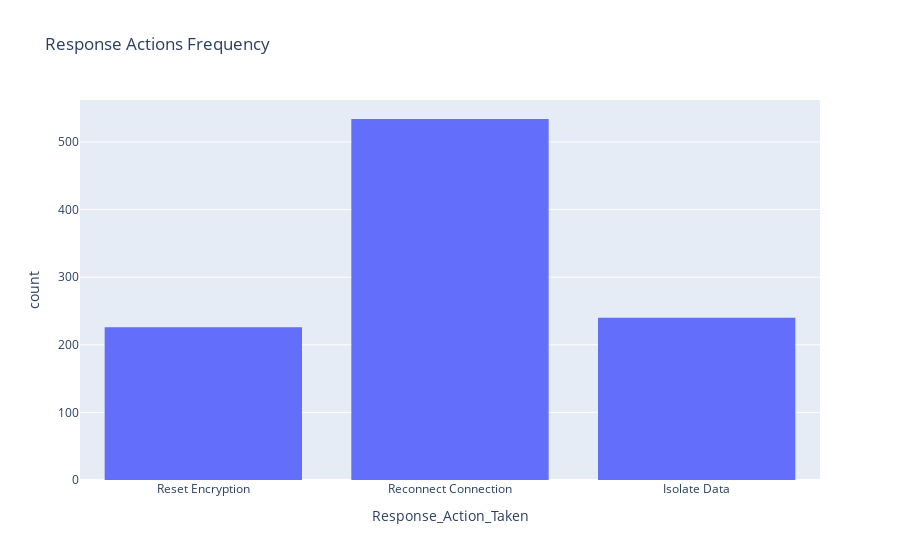

The notebook cell saved with this chart:
### Markdown cell above
### 8.Response Actions Taken

### Code cell
fig8 = px.histogram(dataset, x='Response_Action_Taken', title='Response Actions Frequency')
fig8.show()

### Figure 1 — Plotly figure (JSON) as saved in the notebook; plotly's stock layout.template omitted (floating-point values rounded to 4 significant figures; data arrays with more than 128 entries replaced by an {"elided": "..."} marker saying what was removed)
{"data": [{"bingroup": "x", "hovertemplate": "Response_Action_Taken=%{x}<br>count=%{y}<extra></extra>", "legendgroup": "", "marker": {"color": "#636efa", "pattern": {"shape": ""}}, "name": "", "orientation": "v", "showlegend": false, "type": "histogram", "x": {"elided": "1000 str values"}, "xaxis": "x", "yaxis": "y"}], "layout": {"barmode": "relative", "legend": {"tracegroupgap": 0}, "title": {"text": "Response Actions Frequency"}, "xaxis": {"anchor": "y", "domain": [0, 1], "title": {"text": "Response_Action_Taken"}}, "yaxis": {"anchor": "x", "domain": [0, 1], "title": {"text": "count"}}}}
